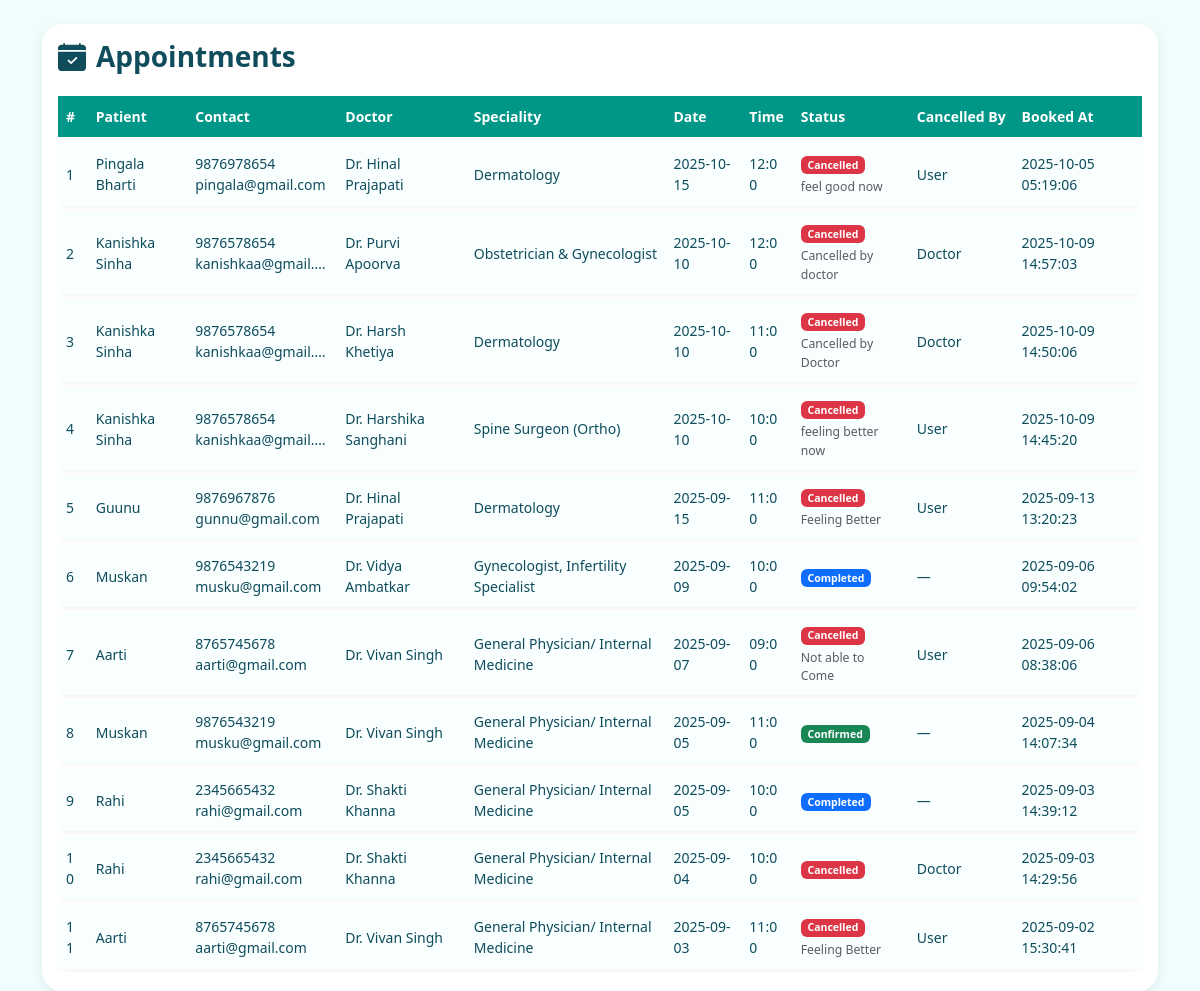
The app's page /admin/appointment.php with its own data.
### tables this page shows
CREATE TABLE `appointments` (
  `id` int(11) NOT NULL,
  `patient_id` int(11) NOT NULL,
  `doctor_id` int(11) NOT NULL,
  `appointment_date` date NOT NULL,
  `appointment_time` time NOT NULL,
  `status` enum('Pending','Confirmed','Completed','Cancelled') DEFAULT 'Pending',
  `created_at` timestamp NOT NULL DEFAULT current_timestamp(),
  `cancel_reason` text DEFAULT NULL,
  `cancelled_by` enum('user','doctor') DEFAULT NULL
);

CREATE TABLE `patients` (
  `id` int(11) NOT NULL,
  `user_id` int(11) DEFAULT NULL,
  `name` varchar(100) NOT NULL,
  `gender` varchar(10) NOT NULL,
  `age` int(11) NOT NULL,
  `email` varchar(100) NOT NULL,
  `phone` varchar(10) NOT NULL,
  `address` text NOT NULL,
  `past_history` text DEFAULT NULL,
  `created_at` timestamp NOT NULL DEFAULT current_timestamp()
);

CREATE TABLE `doctors` (
  `id` int(11) NOT NULL,
  `email` varchar(100) DEFAULT NULL,
  `name` varchar(100) NOT NULL,
  `speciality` varchar(100) NOT NULL,
  `experience` varchar(50) DEFAULT NULL,
  `degree` varchar(100) NOT NULL,
  `hospital` varchar(100) DEFAULT NULL,
  `image` varchar(255) NOT NULL,
  `category_id` int(11) DEFAULT NULL
);

### admin/appointment.php (the view, shortened to what this page needs)
<?php
include '../db.php';
$sql = "SELECT a.id,
               p.name AS patient_name, p.phone, p.email,
               d.name AS doctor_name, d.speciality,
               a.appointment_date, a.appointment_time,
               a.status, a.cancel_reason, a.cancelled_by, a.created_at
        FROM appointments a
        JOIN patients p ON a.patient_id = p.id
        JOIN doctors d ON a.doctor_id = d.id
        ORDER BY a.appointment_date DESC, a.appointment_time DESC";
$result = $conn->query($sql);
?>
<!DOCTYPE html>
<html lang="en">
<head>
  <link href="https://cdn.jsdelivr.net/npm/bootstrap@5.3.0/dist/css/bootstrap.min.css" rel="stylesheet">
  <link href="https://cdn.jsdelivr.net/npm/bootstrap-icons/font/bootstrap-icons.css" rel="stylesheet">
</head>
<body>
<div class="container mt-4">
  <div class="table-card">
    <h3 class="page-title"><i class="bi bi-calendar-check-fill"></i> Appointments</h3>
    <div class="table-responsive">
      <table class="custom-table">
        <thead>
          <tr>
            <th>#</th>
            <th>Patient</th>
            <th>Contact</th>
            <th>Doctor</th>
            <th>Speciality</th>
            <th>Date</th>
            <th>Time</th>
            <th>Status</th>
            <th>Cancelled By</th>
            <th>Booked At</th>
          </tr>
        </thead>
        <tbody>
          <?php
          $i = 1;
          while ($row = $result->fetch_assoc()): ?>
          <tr>
            <td><?= $i++ ?></td>
            <td><?= htmlspecialchars($row['patient_name']) ?></td>
            <td>
              <?= htmlspecialchars($row['phone']) ?><br>
              <?= htmlspecialchars($row['email']) ?>
            </td>
            <td><?= htmlspecialchars($row['doctor_name']) ?></td>
            <td><?= htmlspecialchars($row['speciality']) ?></td>
            <td><?= htmlspecialchars($row['appointment_date']) ?></td>
            <td><?= htmlspecialchars(substr($row['appointment_time'],0,5)) ?></td>
            <td>
              <span class="badge bg-<?=
                $row['status']=='Pending' ? 'warning' :
                ($row['status']=='Confirmed' ? 'success' :
                ($row['status']=='Completed' ? 'primary' : 'danger'))
              ?>">
                <?= htmlspecialchars($row['status']) ?>
              </span>
              <?php if ($row['status'] === 'Cancelled' && !empty($row['cancel_reason'])): ?>
                <div class="text-muted small mt-1">
                  <?= htmlspecialchars($row['cancel_reason']) ?>
                </div>
              <?php endif; ?>
            </td>
            <td>
              <?= $row['cancelled_by'] ? ucfirst(htmlspecialchars($row['cancelled_by'])) : '—' ?>
            </td>
            <td><?= htmlspecialchars($row['created_at']) ?></td>
          </tr>
          <?php endwhile; ?>
        </tbody>
      </table>
    </div>
  </div>
</div>
</body>
</html>

### admin/appointment.php (style rules this page uses)
body { background: #f0fdfd; font-family: 'Segoe UI', sans-serif; color: #0f4c5c; }
.table-card { background: #fff; border-radius: 20px; padding: 16px; box-shadow: 0 4px 12px rgba(0,0,0,0.08); }
.page-title { display: flex; align-items: center; gap: 10px; font-weight: 700; margin-bottom: 16px; color: #0f4c5c; }
.custom-table { border-collapse: separate; border-spacing: 0 6px; width: 100%; font-size: 14px; table-layout: auto; }
.custom-table thead { background: #009688; color: #fff; }
.custom-table thead th { padding: 10px 8px; border: none; font-weight: 600; white-space: nowrap; }
.custom-table tbody tr { background: #f9ffff; border-radius: 10px; box-shadow: 0 2px 4px rgba(0,0,0,0.05); transition: all 0.2s ease; }
.custom-table tbody td { padding: 10px 8px; border: none; vertical-align: middle; word-break: break-word; }
td:nth-child(3), td:nth-child(9) { max-width: 150px; white-space: nowrap; overflow: hidden; text-overflow: ellipsis; }

### records on screen
appointments: patient.name "Pingala Bharti", patient.phone "9876978654", patient.email "pingala@gmail.com", doctor.name "Dr. Hinal Prajapati", doctor.speciality "Dermatology", appointment_date "2025-10-15", appointment_time "12:00", status "Cancelled", cancel_reason "feel good now", cancelled_by "User", created_at "2025-10-05 05:19:06"
appointments: patient.name "Kanishka Sinha", patient.phone "9876578654", patient.email "kanishkaa@gmail.…", doctor.name "Dr. Purvi Apoorva", doctor.speciality "Obstetrician & Gynecologist", appointment_date "2025-10-10", appointment_time "12:00", status "Cancelled", cancel_reason "Cancelled by doctor", cancelled_by "Doctor", created_at "2025-10-09 14:57:03"
appointments: patient.name "Kanishka Sinha", patient.phone "9876578654", patient.email "kanishkaa@gmail.…", doctor.name "Dr. Harsh Khetiya", doctor.speciality "Dermatology", appointment_date "2025-10-10", appointment_time "11:00", status "Cancelled", cancel_reason "Cancelled by Doctor", cancelled_by "Doctor", created_at "2025-10-09 14:50:06"
appointments: patient.name "Kanishka Sinha", patient.phone "9876578654", patient.email "kanishkaa@gmail.…", doctor.name "Dr. Harshika Sanghani", doctor.speciality "Spine Surgeon (Ortho)", appointment_date "2025-10-10", appointment_time "10:00", status "Cancelled", cancel_reason "feeling better now", cancelled_by "User", created_at "2025-10-09 14:45:20"
appointments: patient.name "Guunu", patient.phone "9876967876", patient.email "gunnu@gmail.com", doctor.name "Dr. Hinal Prajapati", doctor.speciality "Dermatology", appointment_date "2025-09-15", appointment_time "11:00", status "Cancelled", cancel_reason "Feeling Better", cancelled_by "User", created_at "2025-09-13 13:20:23"
appointments: patient.name "Muskan", patient.phone "9876543219", patient.email "musku@gmail.com", doctor.name "Dr. Vidya Ambatkar", doctor.speciality "Gynecologist, Infertility Specialist", appointment_date "2025-09-09", appointment_time "10:00", status "Completed", created_at "2025-09-06 09:54:02"
appointments: patient.name "Aarti", patient.phone "8765745678", patient.email "aarti@gmail.com", doctor.name "Dr. Vivan Singh", doctor.speciality "General Physician/ Internal Medicine", appointment_date "2025-09-07", appointment_time "09:00", status "Cancelled", cancel_reason "Not able to Come", cancelled_by "User", created_at "2025-09-06 08:38:06"
appointments: patient.name "Muskan", patient.phone "9876543219", patient.email "musku@gmail.com", doctor.name "Dr. Vivan Singh", doctor.speciality "General Physician/ Internal Medicine", appointment_date "2025-09-05", appointment_time "11:00", status "Confirmed", created_at "2025-09-04 14:07:34"
appointments: patient.name "Rahi", patient.phone "2345665432", patient.email "rahi@gmail.com", doctor.name "Dr. Shakti Khanna", doctor.speciality "General Physician/ Internal Medicine", appointment_date "2025-09-05", appointment_time "10:00", status "Completed", created_at "2025-09-03 14:39:12"
appointments: patient.name "Rahi", patient.phone "2345665432", patient.email "rahi@gmail.com", doctor.name "Dr. Shakti Khanna", doctor.speciality "General Physician/ Internal Medicine", appointment_date "2025-09-04", appointment_time "10:00", status "Cancelled", cancelled_by "Doctor", created_at "2025-09-03 14:29:56"
appointments: patient.name "Aarti", patient.phone "8765745678", patient.email "aarti@gmail.com", doctor.name "Dr. Vivan Singh", doctor.speciality "General Physician/ Internal Medicine", appointment_date "2025-09-03", appointment_time "11:00", status "Cancelled", cancel_reason "Feeling Better", cancelled_by "User", created_at "2025-09-02 15:30:41"
